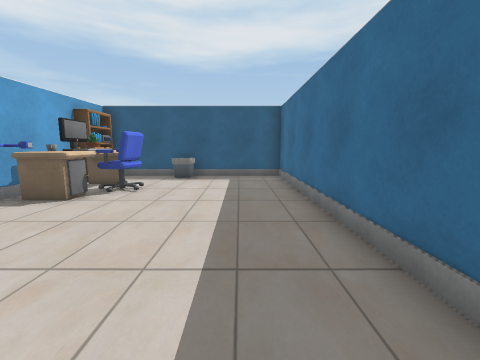
[1] (above)

15 first-person views from a walk through a scene from a Unity 3-D project. The camera is 1.3 m above the floor, tilts 8° down and sees 90° across. Doors are open. The floor is counted in squares, 1 m on a side. Each view is taken from the middle of a square. On the plan, view 1 faces up. The plan holds only what a view shows up to about 12 squares ahead; the rest is blank. The place goes on beyond the plan. The player is left out. Some surface patterns are stand-ins.

[2]
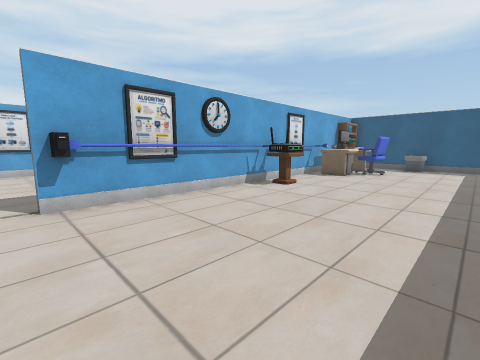

[3]
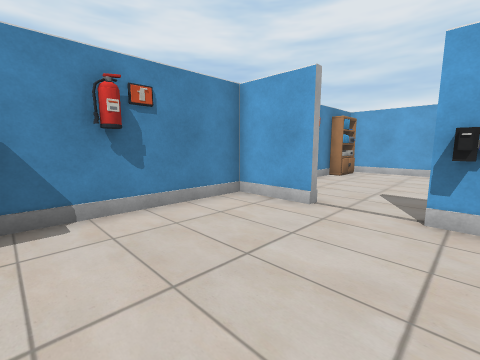

[4]
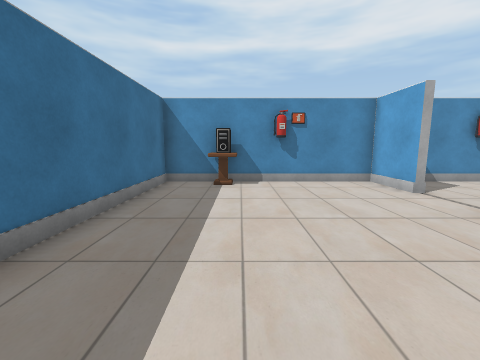

[5]
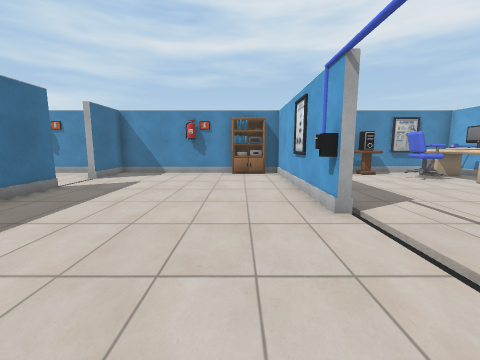

[6]
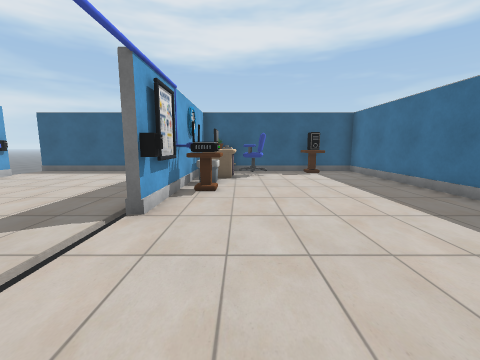

[7]
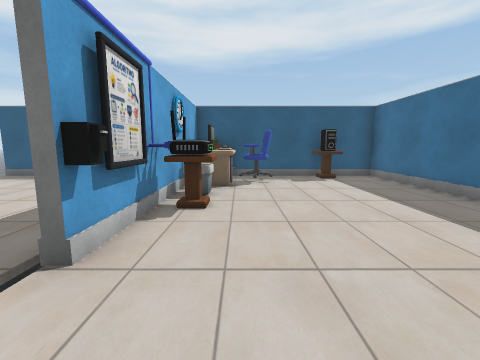

[8]
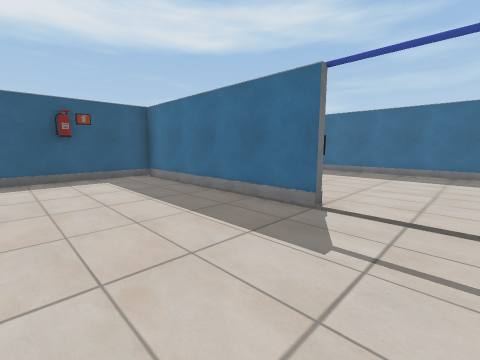

[9]
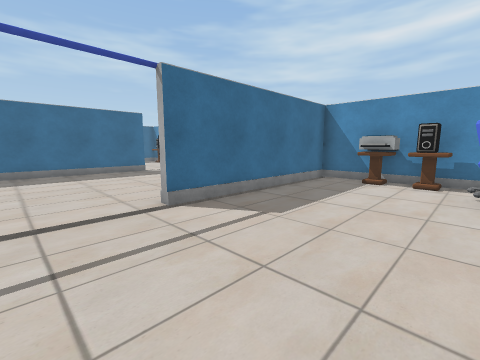

[10]
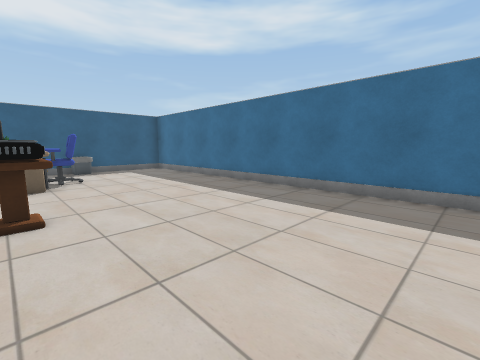

[11]
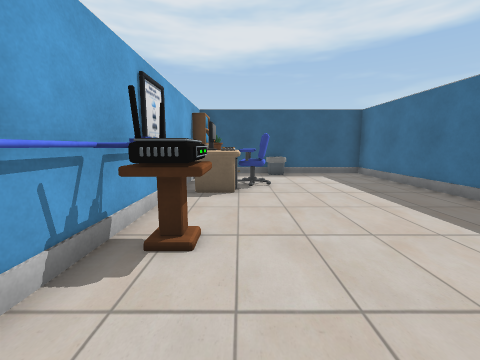

[12]
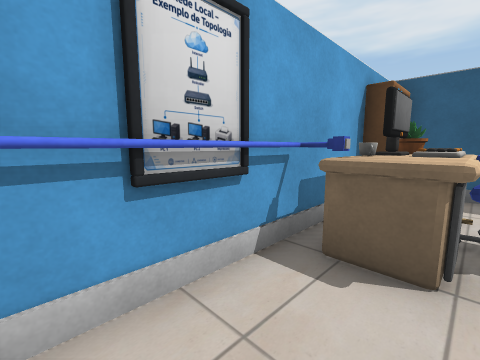

[13]
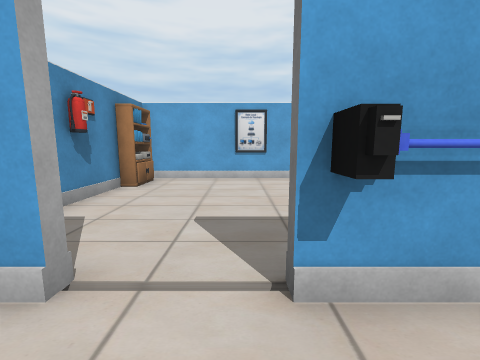

[14]
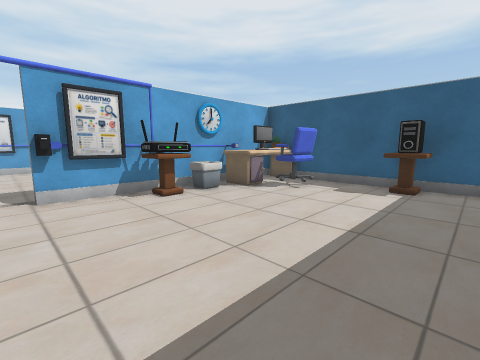

[15]
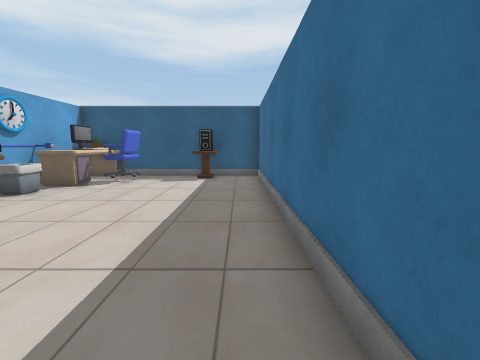

### Floor plan
Key: @ floor where view 1 was taken; # wall or solid block; . floor; D open door; O other object.
Columns run from 19 left of view 1 to 2 right of it. Each row starts with its distance up from view 1.
 11 ######################
 10 ..O..#OO..OO.OO.OO...#
  9 .....#OOO....OO......#
  8 .....OOO.....#OO.....#
  7 .....OO......#OOO....#
  6 ..... O......OOO.....#
  5 .....O ......O.......#
  4 .....O.......O.......#
  3 .....O.......OO......#
  2 .....D....... O......#
  1 .....D.......#.......#
  0 .....D.......#.....@.#
 -1 .....D.......#.......#
 -2 ..... .......#.......#
 -3 .....#.......#.......#
 -4 .....#.......OO......#
 -5 .....#.......D.......#
 -6 O....#.......D.......#
 -7 O....#.......#.......#
 -8  OOO.#OO.....#....OO.#
 -9 O######O##############

Positions as (right, up) in squares from view 1, and headings:
1: (0, 0), facing up
2: (0, -5), facing up-left
3: (-1, -4), facing down-left
4: (-1, 0), facing down
5: (-12, 3), facing down
6: (-12, -2), facing up
7: (-12, 0), facing up
8: (-19, 0), facing up-right
9: (-19, 1), facing down-right
10: (-5, -3), facing up-right
11: (-4, -1), facing up
12: (-4, 3), facing up-left
13: (-4, -5), facing left
14: (-7, 2), facing up-left
15: (-7, 0), facing up
